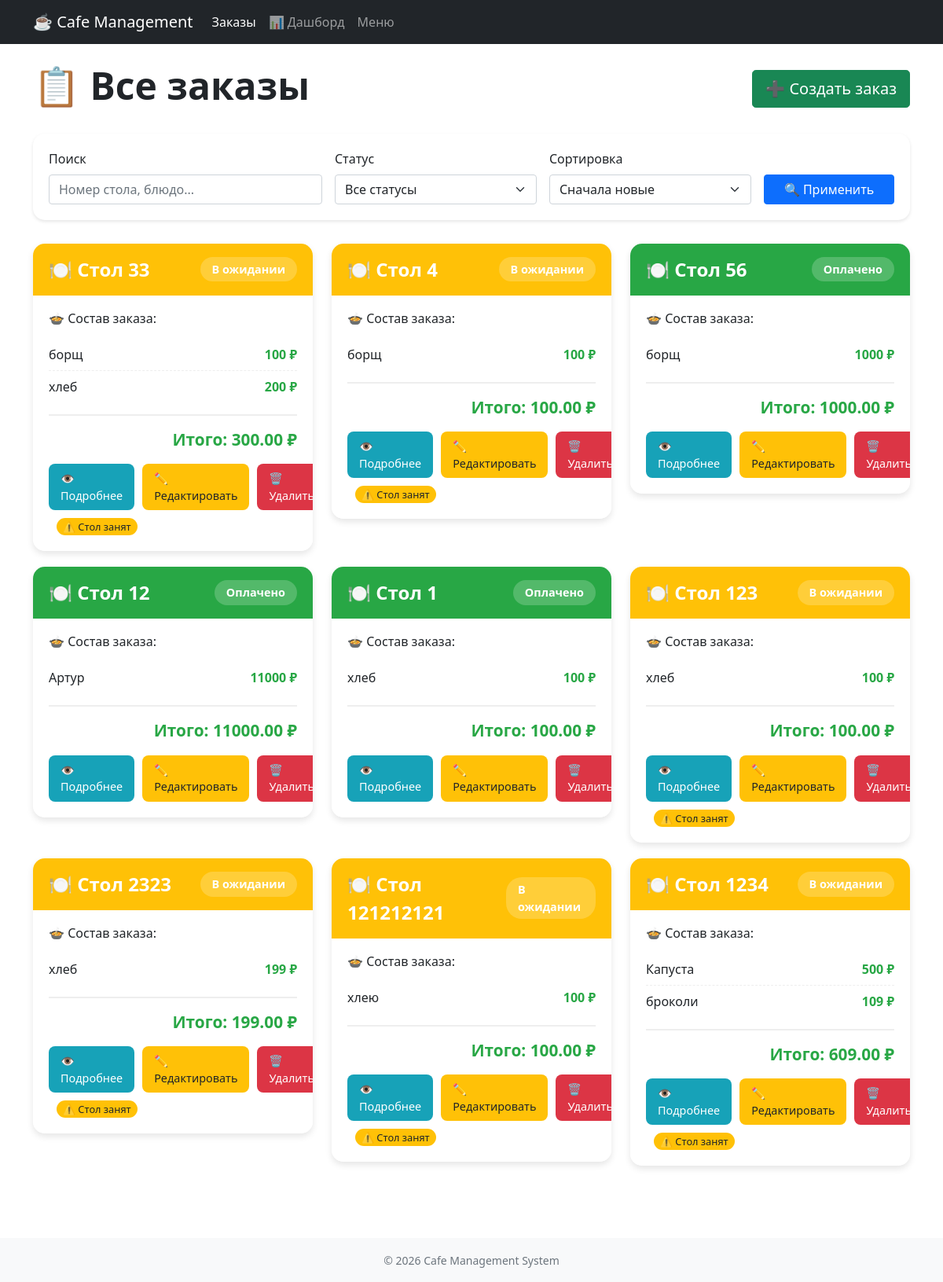
/orders/, run on an earlier commit of the app's database.
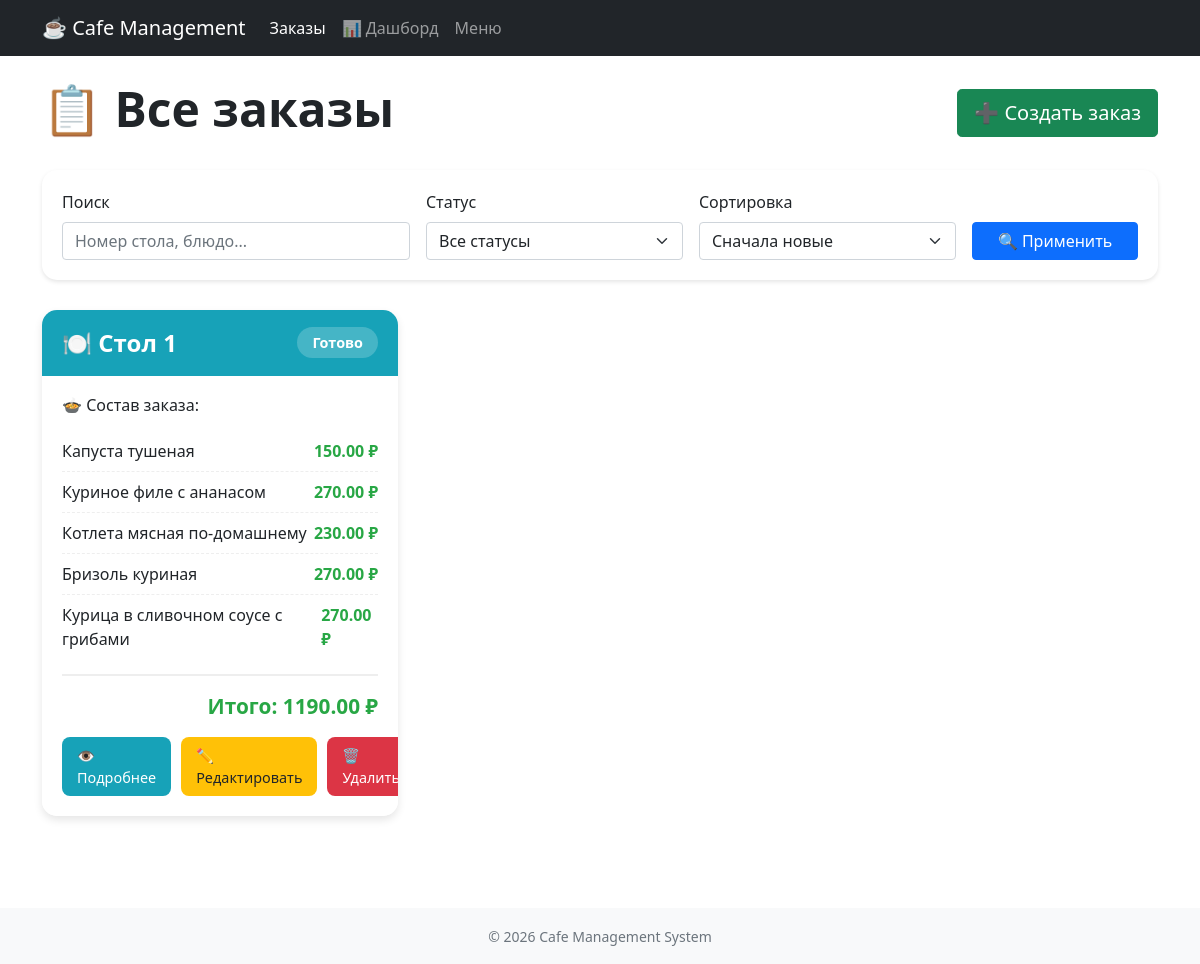
And on a later commit of the database.
### orders/models.py (models this page shows, shortened)
class Order(models.Model):
    STATUS_CHOICES = [
        ("в ожидании", "В ожидании"),
        ("готово", "Готово"),
        ("оплачено", "Оплачено"),
    ]
    table_number = models.IntegerField(verbose_name="Номер стола")
    items = models.TextField(
        verbose_name="Список блюд (старый формат)",
        blank=True,
        help_text="Только для старых заказов. Новые заказы используют OrderItem"
    )
    total_price = models.DecimalField(
        max_digits=10,
        decimal_places=2,
        default=0,
        verbose_name="Общая стоимость"
    )
    status = models.CharField(
        max_length=20,
        choices=STATUS_CHOICES,
        default="в ожидании",
        verbose_name="Статус"
    )
    created_at = models.DateTimeField(auto_now_add=True, verbose_name="Создан")
    updated_at = models.DateTimeField(auto_now=True, verbose_name="Обновлен")
    paid_at = models.DateTimeField(null=True, blank=True, verbose_name="Оплачен")
    def get_items_display(self):
        if hasattr(self, 'order_items') and self.order_items.exists():
            return [
                {
                    'name': oi.item.name,
                    'quantity': oi.quantity,
                    'price': oi.item.price,
                    'total': oi.total_price
                }
                for oi in self.order_items.all()
            ]
        else:
            items_list = []
            if self.items:
                for item in self.items.split(','):
                    parts = item.strip().rsplit('-', 1)
                    if len(parts) == 2:
                        items_list.append({
                            'name': parts[0].strip(),
                            'price': Decimal(parts[1].strip()),
                            'quantity': 1,
                            'total': Decimal(parts[1].strip())
                        })
            return items_list
    class Meta:
        verbose_name = "Заказ"
        verbose_name_plural = "Заказы"
        ordering = ['-created_at']

class Item(models.Model):
    CATEGORY_CHOICES = [
        ('закуски', 'Закуски'),
        ('салаты', 'Салаты'),
        ('супы', 'Супы'),
        ('горячее', 'Горячие блюда'),
        ('гарниры', 'Гарниры'),
        ('напитки', 'Напитки'),
        ('десерты', 'Десерты'),
        ('прочее', 'Прочее'),
    ]
    name = models.CharField(max_length=100, verbose_name="Название блюда", unique=True)
    description = models.TextField(verbose_name="Описание/состав", blank=True)
    price = models.DecimalField(max_digits=10, decimal_places=2, verbose_name="Цена")
    category = models.CharField(max_length=50, choices=CATEGORY_CHOICES, default='прочее', verbose_name="Категория")
    is_available = models.BooleanField(default=True, verbose_name="Доступно")
    created_at = models.DateTimeField(auto_now_add=True, verbose_name="Дата добавления")
    class Meta:
        verbose_name = "Блюдо"
        verbose_name_plural = "Меню"
        ordering = ['category', 'name']

### orders/views.py (the view, shortened to what this page needs)
# urls.py: path('', views.order_list, name='order_list'),
def order_list(request):
    query = request.GET.get('q', '')
    status_filter = request.GET.get('status', '')
    orders = Order.objects.all()
    if status_filter:
        orders = orders.filter(status=status_filter)
    for order in orders:
        order.display_items = order.get_items_display()
    context = {
        'orders': orders,
        'query': query,
        'status_filter': status_filter,
        'status_choices': Order.STATUS_CHOICES,
    }
    return render(request, 'orders/order_list.html', context)

### orders/models.py (called while the page is built)
    @property
    def total_price(self):
        return self.item.price * self.quantity

### orders/templates/orders/order_list.html (shortened to what this page needs)
{% extends "orders/base.html" %}
{% load static %}
{% block content %}
<div class="container">
    <div class="d-flex justify-content-between align-items-center mb-4">
        <h1 class="display-5 fw-bold">📋 Все заказы</h1>
        <a href="{% url 'order_create' %}" class="btn btn-success btn-lg">
            ➕ Создать заказ
        </a>
    </div>
    <div class="filter-section">
        <form method="get" class="row g-3">
            <div class="col-md-4">
                <label class="form-label">Поиск</label>
                <input type="text" name="q" class="form-control" value="{{ query }}" placeholder="Номер стола, блюдо...">
            </div>
            <div class="col-md-3">
                <label class="form-label">Статус</label>
                <select name="status" class="form-select">
                    <option value="">Все статусы</option>
                </select>
            </div>
            <div class="col-md-3">
                <label class="form-label">Сортировка</label>
                <select name="sort" class="form-select">
                    <option value="-created_at">Сначала новые</option>
                </select>
            </div>
            <div class="col-md-2 d-flex align-items-end">
                <button type="submit" class="btn btn-primary w-100">🔍 Применить</button>
            </div>
        </form>
    </div>
    <div class="row">
        {% for order in orders %}
        <div class="col-md-6 col-lg-4">
            <div class="order-card">
                <div class="order-header" style="background-color:
                    {% if order.status == 'в ожидании' %}#ffc107
                    {% elif order.status == 'готово' %}#17a2b8
                    {% elif order.status == 'оплачено' %}#28a745
                    {% endif %};">
                    <span class="table-number">🍽️ Стол {{ order.table_number }}</span>
                    <span class="status-badge" style="background-color: rgba(255,255,255,0.2);">
                        {{ order.get_status_display }}
                    </span>
                </div>
                <div class="order-body">
                    <h6 class="mb-3">🍲 Состав заказа:</h6>
                    {% if order.display_items %}
                    <ul class="order-items">
                        {% for item in order.display_items %}
                        <li class="order-item">
                            <span>
                                <span class="item-name">{{ item.name }}</span>
                            </span>
                            <span class="item-price">{{ item.price }} ₽</span>
                        </li>
                        {% endfor %}
                    </ul>
                    {% else %}
                        <div class="empty-items">Нет блюд</div>
                    {% endif %}
                    <div class="total-price">
                        Итого: {{ order.total_price }} ₽
                    </div>
                    <div class="order-actions">
                        <a href="{% url 'order_detail' order.id %}" class="btn-action btn-detail">👁️ Подробнее</a>
                        <a href="{% url 'order_edit' order.id %}" class="btn-action btn-edit">✏️ Редактировать</a>
                        <a href="{% url 'order_delete' order.id %}" class="btn-action btn-delete"
                           onclick="return confirm('Удалить заказ?')">🗑️ Удалить</a>
                    </div>
                    {% if order.status != 'оплачено' and order.status != 'готово' %}
                    <div class="mt-2">
                        <span class="table-busy">⚠️ Стол занят</span>
                    </div>
                    {% endif %}
                </div>
            </div>
        </div>
        {% endfor %}
    </div>
</div>
{% endblock %}

### orders/templates/orders/base.html (shortened to what this page needs)
<!DOCTYPE html>
<html lang="ru">
<head>
    <link href="https://cdn.jsdelivr.net/npm/bootstrap@5.1.3/dist/css/bootstrap.min.css" rel="stylesheet">
</head>
<body>
    <nav class="navbar navbar-expand-lg navbar-dark bg-dark">
        <div class="container">
            <a class="navbar-brand" href="{% url 'order_list' %}">☕ Cafe Management</a>
            <div class="collapse navbar-collapse" id="navbarNav">
                <ul class="navbar-nav">
                    <li class="nav-item">
                        <a class="nav-link {% if request.path == '/' or '/orders/' in request.path and 'dashboard' not in request.path and 'menu' not in request.path %}active{% endif %}" href="{% url 'order_list' %}">Заказы</a>
                    </li>
                    <li class="nav-item">
                        <a class="nav-link {% if '/dashboard/' in request.path %}active{% endif %}" href="{% url 'dashboard' %}">📊 Дашборд</a>
                    </li>
                    <li class="nav-item">
                        <a class="nav-link {% if '/menu/' in request.path %}active{% endif %}" href="{% url 'menu_view' %}">Меню</a>
                    </li>
                </ul>
            </div>
        </div>
    </nav>
    <main class="py-4">
        {% block content %}{% endblock %}
    </main>
    <footer class="bg-light text-center text-muted py-3 mt-5">
        <div class="container">
            <small>&copy; {% now "Y" %} Cafe Management System</small>
        </div>
    </footer>
</body>
</html>

### orders/templates/orders/order_list.html (style rules this page uses)
.order-card { border-radius: 15px; border: none; box-shadow: 0 4px 8px rgba(0,0,0,0.1); transition: transform 0.3s, box-shadow 0.3s; margin-bottom: 20px; overflow: hidden; }
.order-header { padding: 15px 20px; color: white; display: flex; justify-content: space-between; align-items: center; }
.status-badge { padding: 5px 15px; border-radius: 20px; font-weight: 600; font-size: 0.9rem; }
.table-number { font-size: 1.5rem; font-weight: bold; }
.order-body { padding: 20px; background: white; }
.order-items { list-style: none; padding: 0; margin: 15px 0; }
.order-item { display: flex; justify-content: space-between; padding: 8px 0; border-bottom: 1px dashed #eee; }
.order-item:last-child { border-bottom: none; }
.item-name { font-weight: 500; }
.item-price { font-weight: 600; color: #28a745; }
.total-price { font-size: 1.3rem; font-weight: bold; color: #28a745; text-align: right; margin-top: 15px; padding-top: 15px; border-top: 2px solid #eee; }
.order-actions { display: flex; gap: 10px; margin-top: 15px; }
.btn-action { padding: 8px 15px; border-radius: 8px; text-decoration: none; color: white; font-size: 0.9rem; transition: opacity 0.3s; border: none; cursor: pointer; }
.btn-detail { background-color: #17a2b8; }
.btn-edit { background-color: #ffc107; color: #212529; }
.btn-delete { background-color: #dc3545; }
.filter-section { background: white; padding: 20px; border-radius: 15px; box-shadow: 0 2px 4px rgba(0,0,0,0.1); margin-bottom: 30px; }

What changed in the data, as far as the page shows it:
removed Order: table_number "33", status "В ожидании", name "борщ" "хлеб", price "100" "200", total_price "300.00", shows "⚠️ Стол занят"
removed Order: table_number "4", status "В ожидании", name "борщ", price "100", total_price "100.00", shows "⚠️ Стол занят"
removed Order: table_number "56", status "Оплачено", name "борщ", price "1000", total_price "1000.00"
removed Order: table_number "12", status "Оплачено", name "Артур", price "11000", total_price "11000.00"
removed Order: table_number "1", status "Оплачено", name "хлеб", price "100", total_price "100.00"
removed Order: table_number "123", status "В ожидании", name "хлеб", price "100", total_price "100.00", shows "⚠️ Стол занят"
removed Order: table_number "2323", status "В ожидании", name "хлеб", price "199", total_price "199.00", shows "⚠️ Стол занят"
removed Order: table_number "121212121", status "В ожидании", name "хлею", price "100", total_price "100.00", shows "⚠️ Стол занят"
removed Order: table_number "1234", status "В ожидании", name "Капуста" "броколи", price "500" "109", total_price "609.00", shows "⚠️ Стол занят"
added Order: table_number "1", status "Готово", total_price "1190.00"
added Item: name "Капуста тушеная", price "150.00"
added Item: name "Куриное филе с ананасом", price "270.00"
added Item: name "Котлета мясная по-домашнему", price "230.00"
added Item: name "Бризоль куриная", price "270.00"
added Item: name "Курица в сливочном соусе с грибами", price "270.00"
